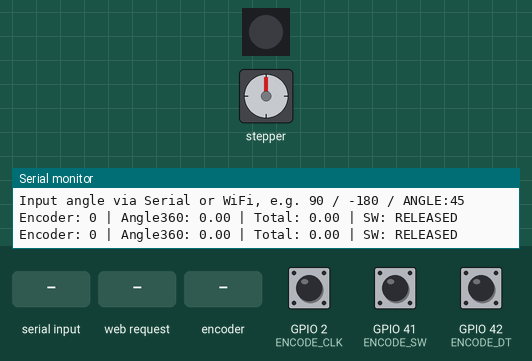
The sketch below on a simulated ESP32. Parts: stepper motor, 1 RGB LEDs in strip order, left to right, the last lines printed to the serial monitor. Wiring (inferred from the names in the program): stepper motor driver (200 steps per turn assumed): step GPIO 39; direction GPIO 40. Inputs (shaded band) come from the test bench; at power-on: GPIO 2 (ENCODE_CLK) HIGH, GPIO 41 (ENCODE_SW) HIGH, GPIO 42 (ENCODE_DT) HIGH. Dim RGB values are drawn brighter than linear; WiFi joins after 1.5 s; servers stay silent unless stated.

Above: at 3.2 s.
3.3 s: "LED_ON\n" received over Serial
At 3.9 s:
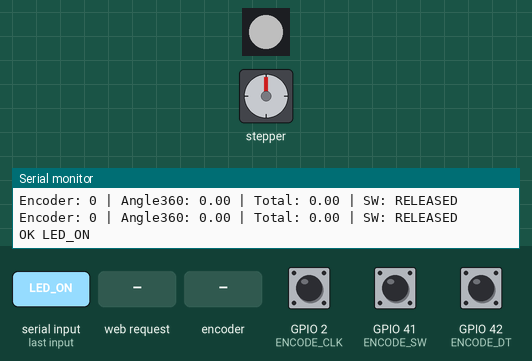
4.8 s: "90\n" received over Serial
At 5.31 s:
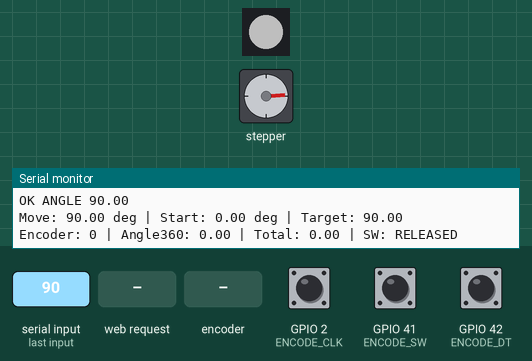
At 5.95 s:
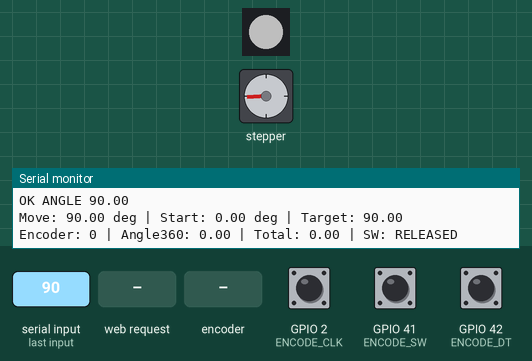
8.3 s: "LED_OFF\n" received over Serial
At 11.7 s:
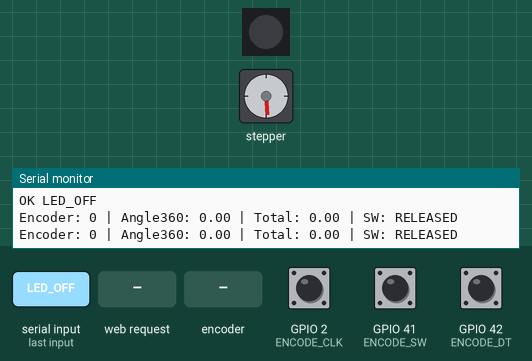
11.8 s: HTTP request GET /LED_ON received
15.8 s: rotary encoder on GPIO 2 (ENCODE_CLK) / GPIO 42 (ENCODE_DT) turned 2 steps (second pin leading)
20.2 s: rotary encoder on GPIO 2 (ENCODE_CLK) / GPIO 42 (ENCODE_DT) turned 3 steps (first pin leading)
Timing chart, 0 to 25.8 s (numbered marks = the images above; inputs shaded):
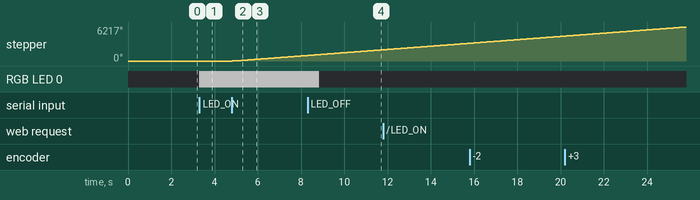

Measured:
- after the input at 3.3 s, RGB LED 0: off → RGB(80, 80, 80) at once
- after the input at 4.8 s, stepper: keeps turning clockwise at about 289°/s, starting at once
- after the input at 8.3 s, RGB LED 0: RGB(80, 80, 80) → off after 0.53 s

The sketch:

06_remote_control.ino
```cpp
#include <WiFi.h>
#include <Adafruit_NeoPixel.h>
#include <math.h>

// ===== WiFi =====
const char* ssid = "Freifunk";
WiFiServer server(8080);

// ===== LED =====
#define LED_PIN 48
#define LED_COUNT 1

Adafruit_NeoPixel pixels(LED_COUNT, LED_PIN, NEO_GRB + NEO_KHZ800);
bool ledEnabled = false;

// ===== Motor =====
#define STEP_PIN 39
#define DIR_PIN 40

#define ENCODE_CLK 2
#define ENCODE_DT 42
#define ENCODE_SW 41

const float STEP_ANGLE = 1.8;
const int STEP_DELAY_US = 3000;

const float ENCODER_COUNTS_PER_REV = 40.0;
const float ENCODER_DEG_PER_COUNT = 360.0 / ENCODER_COUNTS_PER_REV;
const float ANGLE_TOLERANCE = 8.0;

const long MAX_CORRECTION_STEPS = 20000;

QueueHandle_t targetQueue;

volatile long encoderCount = 0;
volatile int lastCLK = 0;

// ===== LED Functions =====
void setColor(int r, int g, int b) {
  pixels.setPixelColor(0, pixels.Color(r, g, b));
  pixels.show();
}

// ===== Motor Functions =====
bool isValidNumber(String s) {
  if (s.length() == 0) return false;

  char* endptr;
  strtof(s.c_str(), &endptr);

  return (*endptr == '\0');
}

void IRAM_ATTR encoderISR() {
  int clkValue = digitalRead(ENCODE_CLK);
  int dtValue = digitalRead(ENCODE_DT);

  if (lastCLK != clkValue) {
    lastCLK = clkValue;

    if (clkValue != dtValue) {
      encoderCount++;
    } else {
      encoderCount--;
    }
  }
}

float normalizeAngle(float angle) {
  float a = fmod(angle, 360.0);
  if (a < 0) a += 360.0;
  return a;
}

long getEncoderCount() {
  long countCopy;

  noInterrupts();
  countCopy = encoderCount;
  interrupts();

  return countCopy;
}

float getRealAngleTotal() {
  long countCopy = getEncoderCount();
  return countCopy * ENCODER_DEG_PER_COUNT;
}

void oneStep(bool dir) {
  digitalWrite(DIR_PIN, dir);
  delayMicroseconds(20);

  digitalWrite(STEP_PIN, HIGH);
  delayMicroseconds(STEP_DELAY_US);

  digitalWrite(STEP_PIN, LOW);
  delayMicroseconds(STEP_DELAY_US);
}

void moveSteps(bool dir, int steps) {
  for (int i = 0; i < steps; i++) {
    oneStep(dir);
  }
}

// ===== Command Handler =====
String handleCommand(String cmd) {
  cmd.trim();

  if (cmd == "LED_ON") {
    ledEnabled = true;
    setColor(255, 255, 255);
    return "OK LED_ON";
  }

  if (cmd == "LED_OFF") {
    ledEnabled = false;
    pixels.clear();
    pixels.show();
    return "OK LED_OFF";
  }

  if (cmd.startsWith("RGB:")) {
    if (!ledEnabled) {
      return "LED IS OFF";
    }

    String rgb = cmd.substring(4);

    int p1 = rgb.indexOf(',');
    int p2 = rgb.indexOf(',', p1 + 1);

    if (p1 > 0 && p2 > p1) {
      int r = rgb.substring(0, p1).toInt();
      int g = rgb.substring(p1 + 1, p2).toInt();
      int b = rgb.substring(p2 + 1).toInt();

      r = constrain(r, 0, 255);
      g = constrain(g, 0, 255);
      b = constrain(b, 0, 255);

      setColor(r, g, b);
      return "OK RGB";
    } else {
      return "RGB FORMAT ERROR";
    }
  }

  // 支持 ANGLE:90
  if (cmd.startsWith("ANGLE:")) {
    cmd = cmd.substring(6);
    cmd.trim();
  }

  // 支持直接发送 90 / -180
  if (isValidNumber(cmd)) {
    float targetAngle = cmd.toFloat();

    if (targetAngle < -64800 || targetAngle > 64800) {
      return "ERR RANGE";
    }

    xQueueSend(targetQueue, &targetAngle, portMAX_DELAY);

    return "OK ANGLE " + String(targetAngle);
  }

  return "UNKNOWN CMD";
}

// ===== WiFi TCP Task =====
void wifiServerTask(void* pvParameters) {
  while (true) {
    WiFiClient client = server.available();

    if (client) {
      Serial.println("Client Connected");
      client.println("ESP32 READY");

      while (client.connected()) {
        if (client.available()) {
          String cmd = client.readStringUntil('\n');
          cmd.trim();

          Serial.print("WiFi Recv: ");
          Serial.println(cmd);

          String reply = handleCommand(cmd);

          client.println(reply);

          Serial.print("Reply: ");
          Serial.println(reply);
        }

        vTaskDelay(pdMS_TO_TICKS(10));
      }

      client.stop();
      Serial.println("Client Disconnected");
    }

    vTaskDelay(pdMS_TO_TICKS(20));
  }
}

// ===== Serial Task =====
void serialTask(void* pvParameters) {
  while (true) {
    if (Serial.available()) {
      String cmd = Serial.readStringUntil('\n');
      cmd.trim();

      String reply = handleCommand(cmd);
      Serial.println(reply);
    }

    vTaskDelay(pdMS_TO_TICKS(10));
  }
}

// ===== Closed Loop Motor Task =====
void closedLoopTask(void* pvParameters) {
  float moveAngle;

  while (true) {
    if (xQueueReceive(targetQueue, &moveAngle, portMAX_DELAY)) {
      float startAngle = getRealAngleTotal();
      float targetAngle = startAngle + moveAngle;

      Serial.print("Move: ");
      Serial.print(moveAngle);
      Serial.print(" deg | Start: ");
      Serial.print(startAngle);
      Serial.print(" deg | Target: ");
      Serial.println(targetAngle);

      bool roughDir = moveAngle >= 0;
      long roughSteps = lround(fabs(moveAngle) / STEP_ANGLE * 0.95);

      for (long i = 0; i < roughSteps; i++) {
        oneStep(roughDir);

        if (i % 100 == 0) {
          vTaskDelay(1);
        }
      }

      delay(100);

      long correctionSteps = 0;

      while (true) {
        float currentAngle = getRealAngleTotal();
        float err = targetAngle - currentAngle;

        if (fabs(err) <= ANGLE_TOLERANCE) {
          Serial.print("Arrived. Angle: ");
          Serial.print(currentAngle);
          Serial.print(" deg | Error: ");
          Serial.println(err);
          break;
        }

        bool dir = err > 0;

        int stepBlock = 1;

        if (fabs(err) > 180) {
          stepBlock = 20;
        } else if (fabs(err) > 90) {
          stepBlock = 10;
        } else if (fabs(err) > 45) {
          stepBlock = 5;
        }

        moveSteps(dir, stepBlock);
        correctionSteps += stepBlock;

        if (correctionSteps >= MAX_CORRECTION_STEPS) {
          Serial.println("ERR: correction timeout / motor may be stuck");
          break;
        }

        if (correctionSteps % 50 == 0) {
          vTaskDelay(1);
        }
      }
    }
  }
}

// ===== Status Task =====
void statusTask(void* pvParameters) {
  while (true) {
    long encCopy = getEncoderCount();
    float realAngleTotal = encCopy * ENCODER_DEG_PER_COUNT;
    float realAngle360 = normalizeAngle(realAngleTotal);
    bool swState = digitalRead(ENCODE_SW);

    Serial.print("Encoder: ");
    Serial.print(encCopy);

    Serial.print(" | Angle360: ");
    Serial.print(realAngle360);

    Serial.print(" | Total: ");
    Serial.print(realAngleTotal);

    Serial.print(" | SW: ");
    Serial.println(swState == LOW ? "PRESSED" : "RELEASED");

    vTaskDelay(pdMS_TO_TICKS(1000));
  }
}

void setup() {
  Serial.begin(115200);
  delay(2000);

  Serial.println("Boot OK");

  // LED
  pixels.begin();
  pixels.setBrightness(80);
  pixels.clear();
  pixels.show();

  // Motor
  pinMode(STEP_PIN, OUTPUT);
  pinMode(DIR_PIN, OUTPUT);

  digitalWrite(STEP_PIN, LOW);
  digitalWrite(DIR_PIN, LOW);

  pinMode(ENCODE_CLK, INPUT_PULLUP);
  pinMode(ENCODE_DT, INPUT_PULLUP);
  pinMode(ENCODE_SW, INPUT_PULLUP);

  lastCLK = digitalRead(ENCODE_CLK);
  attachInterrupt(digitalPinToInterrupt(ENCODE_CLK), encoderISR, CHANGE);

  targetQueue = xQueueCreate(10, sizeof(float));

  if (targetQueue == NULL) {
    Serial.println("ERR: queue create failed");
    while (true) delay(1000);
  }

  // WiFi
  // WiFi.mode(WIFI_STA);
  // WiFi.begin(ssid);

  // Serial.print("Connecting WiFi");

  // while (WiFi.status() != WL_CONNECTED) {
  //   delay(500);
  //   Serial.print(".");
  // }

  // Serial.println();
  // Serial.println("WiFi Connected");
  // Serial.print("IP Address: ");
  // Serial.println(WiFi.localIP());

  // 热点模式
  WiFi.mode(WIFI_AP);

  WiFi.softAP(
    "ESP32_Motor",
    "12345678");

  IPAddress ip = WiFi.softAPIP();

  Serial.print("AP IP: ");
  Serial.println(ip);

  server.begin();
  Serial.println("TCP Server Started on port 8080");

  // Tasks
  xTaskCreate(serialTask, "Serial Task", 4096, NULL, 1, NULL);
  xTaskCreate(wifiServerTask, "WiFi Server Task", 4096, NULL, 1, NULL);
  xTaskCreate(closedLoopTask, "Closed Loop Task", 4096, NULL, 2, NULL);
  xTaskCreate(statusTask, "Status Task", 4096, NULL, 1, NULL);

  Serial.println("Input angle via Serial or WiFi, e.g. 90 / -180 / ANGLE:45");
}

void loop() {
  vTaskDelay(pdMS_TO_TICKS(1000));
}
```
